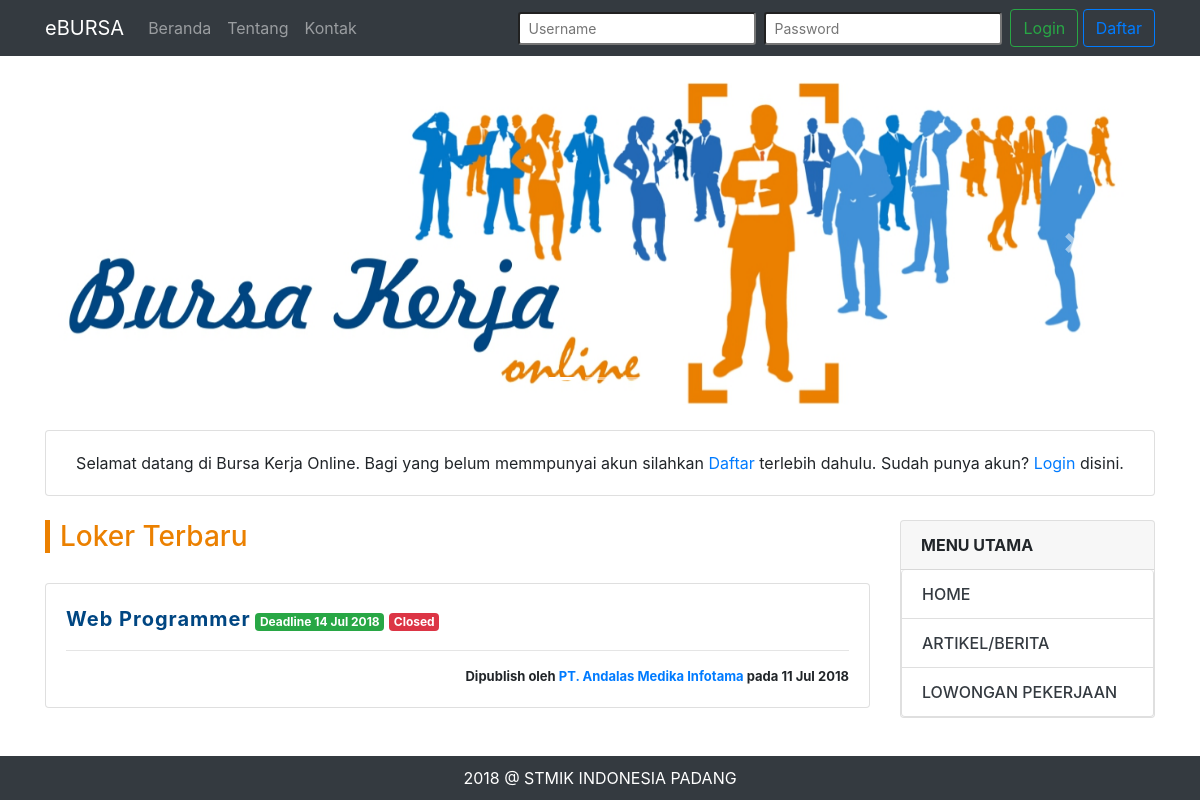
/main.php?page=loker, run on the app's committed database.
### tables this page shows
CREATE TABLE `lowongan` (
  `id` int(11) NOT NULL AUTO_INCREMENT,
  `profil_perusahaan_id` int(11) NOT NULL,
  `judul` varchar(255) NOT NULL,
  `tanggal_mulai` date NOT NULL,
  `tanggal_selesai` date NOT NULL,
  `deskripsi_pekerjaan` text NOT NULL,
  `deskripsi_persyaratan` text NOT NULL,
  `gaji` int(11) NOT NULL,
  `status` tinyint(1) NOT NULL,
  `dibuat_pada` date NOT NULL,
  PRIMARY KEY (`id`),
  KEY `profil_perusahaan_id` (`profil_perusahaan_id`)
);

CREATE TABLE `profil_perusahaan` (
  `id` int(11) NOT NULL AUTO_INCREMENT,
  `user_akun_id` int(11) NOT NULL,
  `nama_perusahaan` varchar(50) NOT NULL,
  `no_siup` varchar(20) NOT NULL,
  `no_situ` varchar(20) NOT NULL,
  `bidang_usaha` varchar(50) NOT NULL,
  `alamat` text,
  `telepon` varchar(20) DEFAULT NULL,
  `deskripsi_perusahaan` text,
  `website` varchar(50) DEFAULT NULL,
  `email` varchar(50) NOT NULL,
  `logo_perusahaan` varchar(100) DEFAULT NULL,
  `slogan` varchar(50) DEFAULT NULL,
  `dibuat_pada` date NOT NULL,
  PRIMARY KEY (`id`),
  KEY `user_akun_id` (`user_akun_id`)
);

### cores/misc/function.php (called while the page is built, shortened)
<?php
	function koneksi() {
		$conn = mysqli_connect('localhost', 'root', '', 'dbbursa');
		return $conn;
	}
	function perusahaanGetNama($user_id) {
		$conn = koneksi();
		$sql = "SELECT nama_perusahaan FROM profil_perusahaan WHERE id = '$user_id'";
		$proc = mysqli_query($conn, $sql);
		$data = mysqli_fetch_assoc($proc);
		return $data['nama_perusahaan'];
	}
?>

### views/loker.php (the view)
<?php include "views/partials/carousel.php"; ?>
<div class="card bg-scondary my-4 text-center">
	<div class="card-body">
		<p class="m-0">
			Selamat datang di Bursa Kerja Online. Bagi yang belum memmpunyai akun silahkan
			<a href="?page=daftar">Daftar</a> terlebih dahulu. Sudah punya akun?
			<a href="?page=login">Login</a> disini.
		</p>
	</div>
</div>
<div class="row">
	<div class="col-md-9">
		<h3 class="home-title">Loker Terbaru</h3>
		<?php
			$list_data = array();
			$query = "SELECT * FROM lowongan ";
			$process = mysqli_query($conn, $query);
			while($row = mysqli_fetch_array($process)) {
				$list_data[] = $row;
			}
			foreach ($list_data as $key => $value) {
		?>
		<div class="row bt-mrg-10">
			<div class="col-md-12">
				<div class="card">
					<div class="card-body">
						<p class="post-title">
							<a href="?page=detail-loker&id=<?php echo $value['id'] ?>" target="_blank"><?php echo $value['judul'] ?></a>
							<span class="badge badge-success">Deadline <?php echo date("d M Y", strtotime($value['tanggal_selesai'])) ?></span>
							<?php
								if ($value['status'] == 0) {
									echo '<span class="badge badge-danger">Closed</span>';
								}
							?>
						</p><hr>
						<p class="post-time text-right">Dipublish oleh <a href="#"><?php echo perusahaanGetNama($value['profil_perusahaan_id']) ?></a> pada <?php echo date("d M Y", strtotime($value['dibuat_pada'])) ?></p>
					</div>
				</div>
			</div>
		</div>
		<?php
			}
		?>
	</div>
	<div class="col-md-3">
		<?php include "views/partials/rightbar.php"; ?>
	</div>
</div>

### assets/css/app.css (style rules this page uses)
.bt-mrg-10 { margin-bottom: 10px; }
.home-title { margin-bottom: 30px; color: #eb8000; border-left: 5px solid; padding-left: 10px; }
.post-title > a { font-size: 15pt; color: #004682; font-weight: bold; letter-spacing: 1px; }
.post-title > a { text-decoration: none; }
.post-time { font-size: 13px; font-weight: bold; margin-bottom: 0; }

### data on the page
lowongan: judul "Web Programmer", tanggal_selesai "14 Jul 2018", status "Closed", profil_perusahaan.nama_perusahaan "PT. Andalas Medika Infotama", dibuat_pada "11 Jul 2018"
